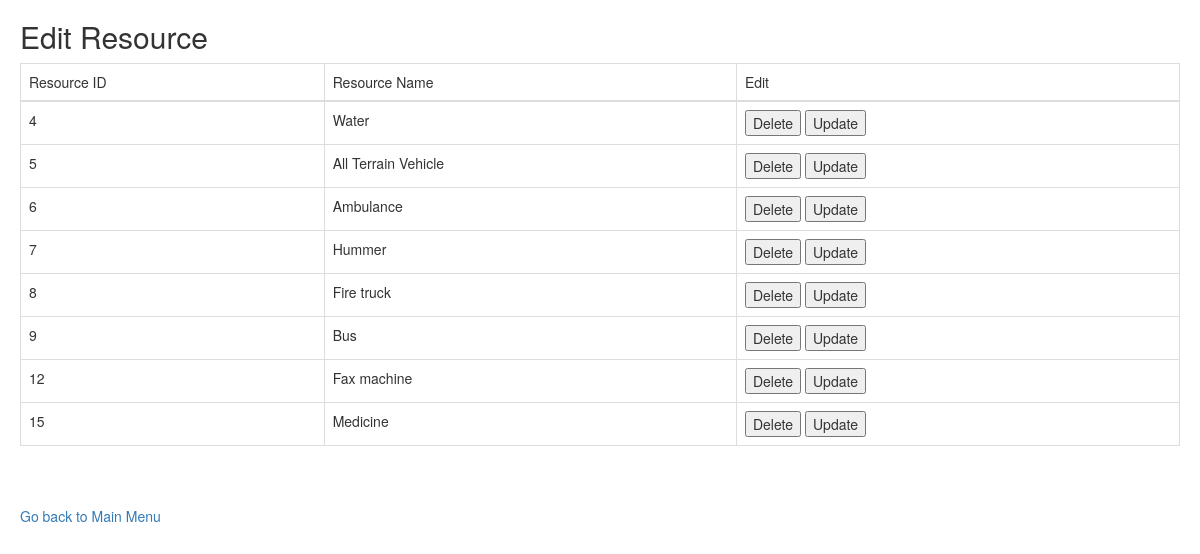
The app's page /App/update_resource.php (signed in) with its own data.
### tables this page shows
CREATE TABLE Resource(
          	ID int NOT NULL AUTO_INCREMENT,
          	owner_username varchar(30) NOT NULL,
          	name varchar(100) NOT NULL,
          	model varchar(30) NULL,
               lon decimal(10, 3) NOT NULL,
          	lat decimal(10, 3) NOT NULL,
          	primary_ESF_id int NOT NULL,
          	cost_dollar_amount decimal NOT NULL,
          	cost_denominator varchar(10) NOT NULL,
          	PRIMARY KEY (ID),
          	FOREIGN KEY (owner_username) REFERENCES User (username),
          	FOREIGN KEY (primary_ESF_id) REFERENCES ESF (ID),
               FOREIGN KEY (cost_denominator) REFERENCES Cost_Denominator (cost_denominator));

### App/update_resource.php (the view, shortened to what this page needs)
<?php
$connect = mysqli_connect("localhost", "team021", "team021", "cs6400_team021");
if (!empty($_SESSION['username'])) {
    $username = $_SESSION['username'];
}
else {
    header('Location: login.php');
    exit();
}
?>
<!DOCTYPE html>
<head xmlns="http://www.w3.org/1999/html">
    <link rel="stylesheet" href="https://maxcdn.bootstrapcdn.com/bootstrap/3.3.7/css/bootstrap.min.css" />
    <link rel="stylesheet" type="text/css" href="../css/mystyle.css">
</head>
<body>
<div id="container">
    <div id="header">
        <h2 class="text-left">Edit Resource</h2>
    </div>
    <div class="center_content">
        <table class="table table-hover table-bordered">
                        <thead>
                            <tr>
                                <td>Resource ID</td>
                                <td>Resource Name</td>
                                <td>Edit</td>
                            </tr>
                        </thead>
                        <?php
                        $query = "
                            SELECT
                                id,
                                name
                            FROM
                                Resource
                            WHERE
                            Resource.owner_username = '$username'
                        ";
                        $result = mysqli_query($connect, $query);
                        echo "<form method='post' action='update_resource.php'>";
                        while ($row = mysqli_fetch_array($result)){
                            print "<tr>";
                            print "<td>{$row['id']} </td>";
                            print "<td>{$row['name']}</td>";
                            $resource_id= $row['id'];
                            $resource_name= $row['name'];
                            print "<td>
                                            <input type='submit' name='delete[$resource_id]' value='Delete'>
                                            <input type='submit' name='update[$resource_id, $resource_name]' value='Update'>
                                   </td>";
                            print "</tr>";
                                 }
                        ?>
                    </table>
    </div>
</div>
<div id="footer">
    <a href="profile.php">Go back to Main Menu</a>
</div>
</body>
</html>

### css/mystyle.css (style rules this page uses)
.text-left { text-align: left; }
body { margin: 20px 20px 20px 20px; }

### records on screen
resource: ID "4", name "Water"
resource: ID "5", name "All Terrain Vehicle"
resource: ID "6", name "Ambulance"
resource: ID "7", name "Hummer"
resource: ID "8", name "Fire truck"
resource: ID "9", name "Bus"
resource: ID "12", name "Fax machine"
resource: ID "15", name "Medicine"
